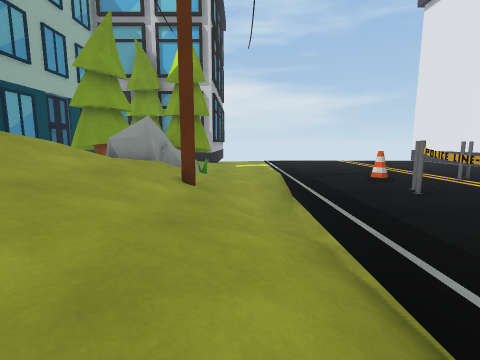
view 1 (above)

23 first-person views from a walk through a Unity game level. The camera is 1.3 m above the floor, tilts 8° down and sees 85° across. The floor is counted in squares, 1 m on a side. Each view is taken from the middle of a square. On the plan, view 1 faces up. The plan holds only what a view shows up to about 13 squares ahead; the rest is blank. The place goes on beyond the plan. Some surface patterns are stand-ins.

view 2
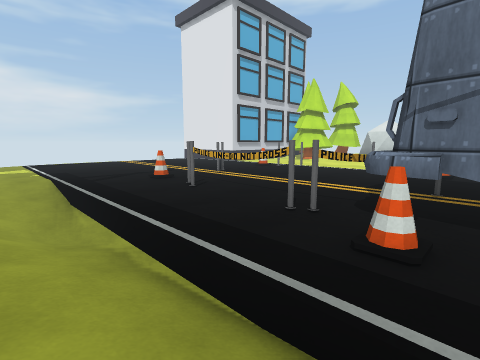

view 3
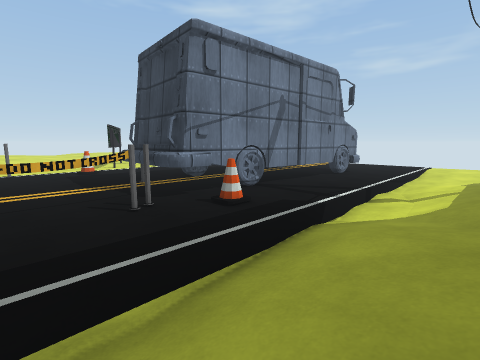

view 4
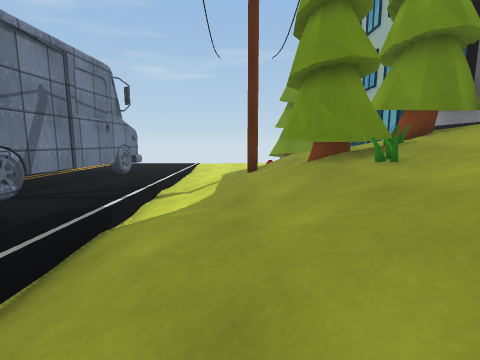

view 5
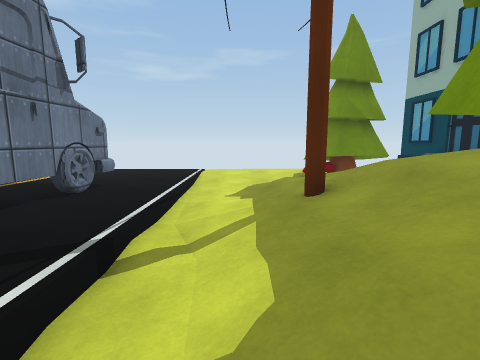

view 6
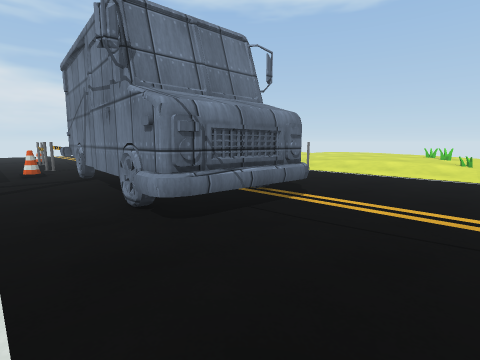

view 7
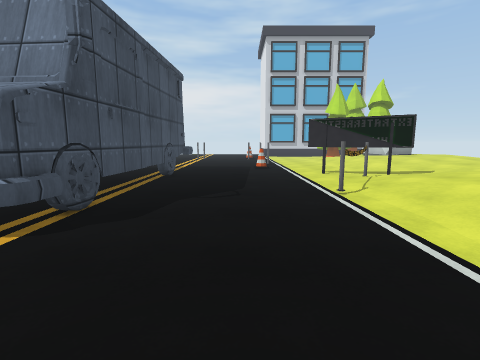

view 8
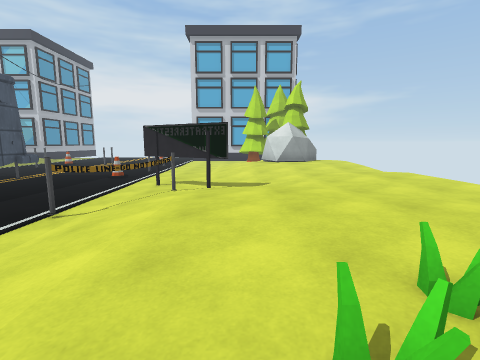

view 9
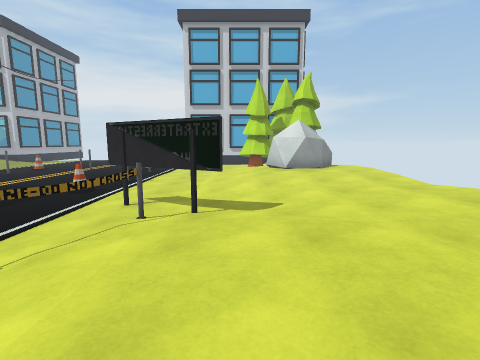

view 10
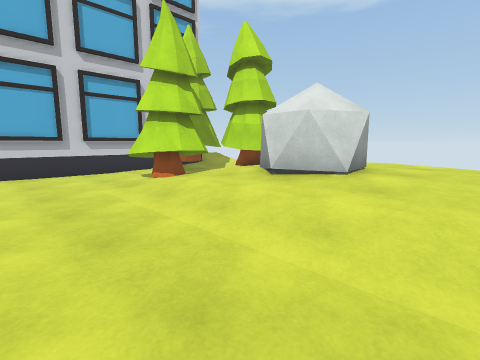

view 11
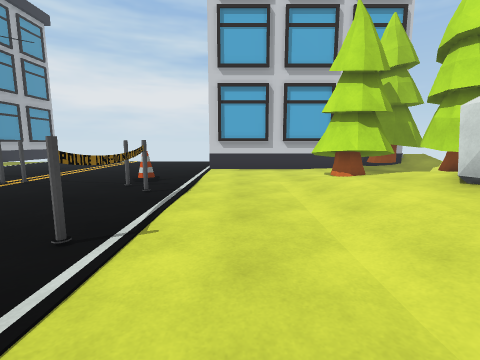

view 12
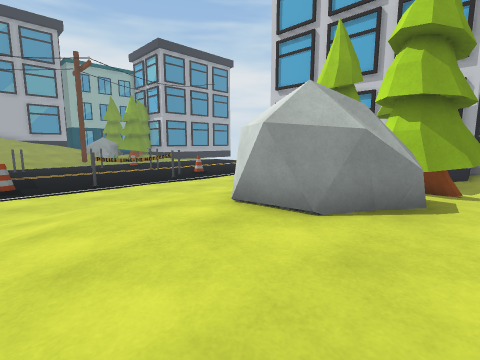

view 13
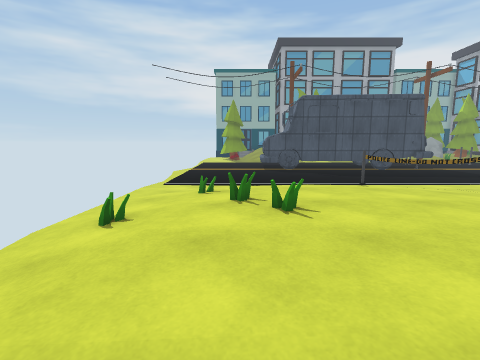

view 14
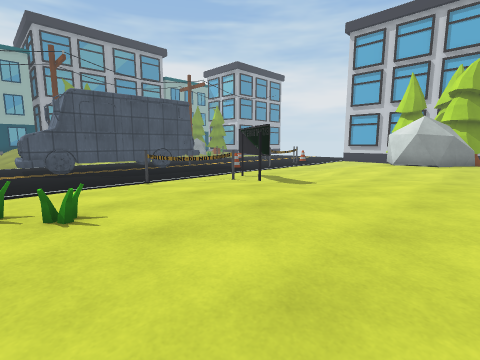

view 15
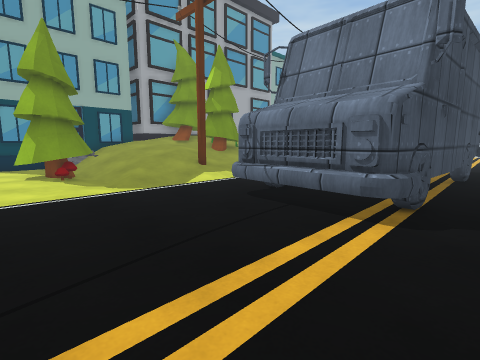

view 16
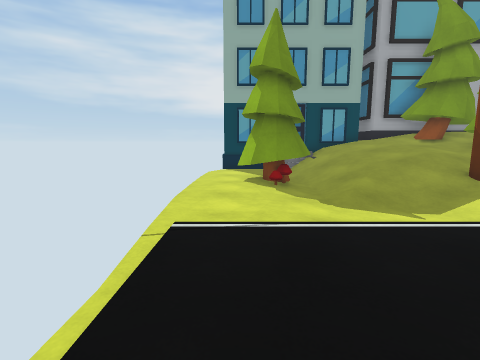

view 17
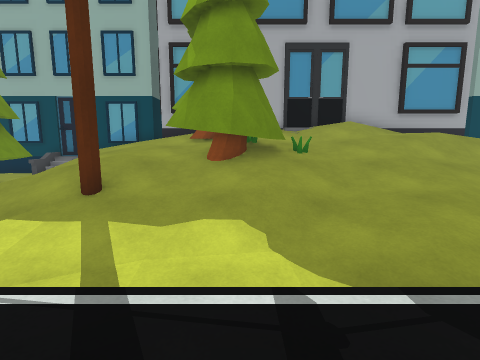

view 18
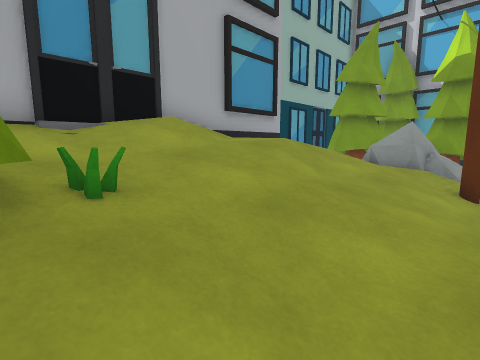

view 19
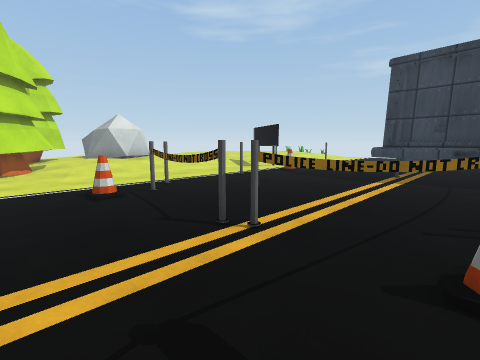

view 20
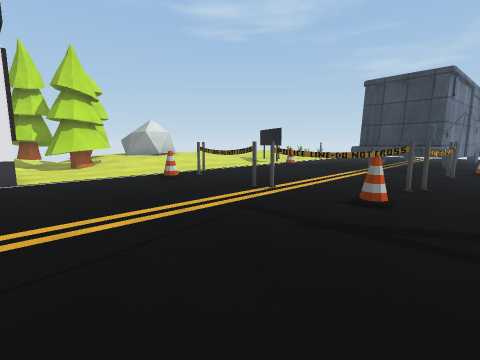

view 21
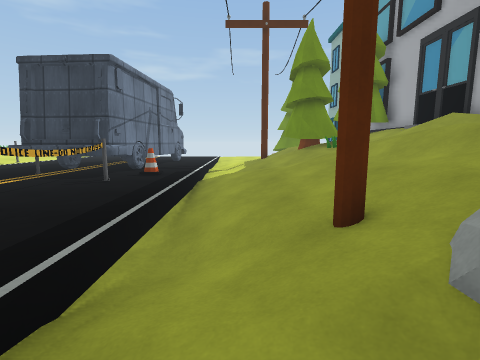

view 22
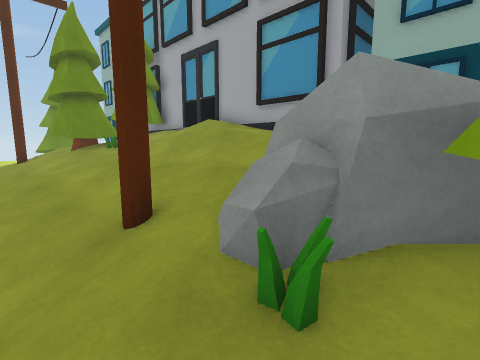

view 23
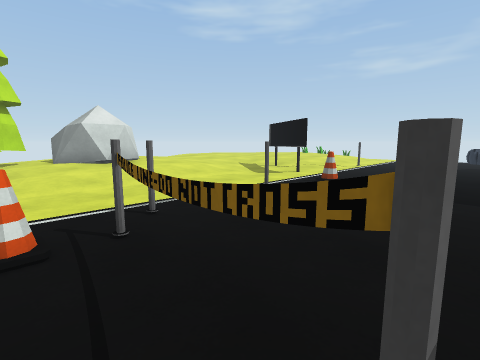

### Floor plan
Key: @ floor where view 1 was taken; # wall or solid block; . main floor; : floor 0.25 m higher than the main floor; - floor 0.25 m lower than the main floor; + floor 0.5 m higher than the main floor; * floor 1.75 m higher than the main floor; / step, stairs or slope; = window, fence, low wall or low ledge; ^ raised ledge; T thing the floor can be seen under or through; O other object.
Columns run from 8 left of view 1 to 24 right of it. Each row starts with its distance up from view 1.
 16          ..                    #
 15          ... .........#        #
 14          .............#######
 13       #....................=#
 12      ##...................###
 11 #######...................###
 10 # #=^===.-/.........=......######
  9 #  /^^#////..=.TTTTTT.....:::+##+
  8 #   //#///=...T......T.../::+=+++
  7  O ///////=..T.......T.../:+####+
  6  O////////=..T.......T.../:+####+
  5  O*///////=.T........T.../:+###++
  4  #*///////=.T........T.../:++++++
  3  #////////#............../:++++++
  2  #/////////..##O....=...../:+++++
  1  O/////////=.OOOOO.........::++++
  0  O//////@//..O  O.....#....::++++
 -1  #//##/////..O  O......TT..::++++
 -2  ######////..OOOO.......TT:::++++
 -3  ######//-/..O  O......T:::::++++
 -4  #####///-/.OO  O.....TT:::++++++
 -5  O/////////.O   O.....T.::+++++++
 -6 #//////////.OOOOO....../:++++++++
 -7 #//////////.OOOOO....../:++++++++
 -8 #///////--/.OOOOO....../:++++++++
 -9 #//##///--/...OO......./:++++++++
-10 #//###----/............./++=++++/
-11 #..###.--./.............//:++++:
-12 #...##..................///////
-13 # .............. . ........../

Positions as (right, up) in squares from view 1, and headings:
1: (0, 0), facing up
2: (0, 0), facing up-right
3: (-1, 5), facing down-right
4: (-1, 5), facing down
5: (0, 0), facing down
6: (2, -12), facing up-right
7: (11, -12), facing up
8: (18, -11), facing up
9: (18, -8), facing up
10: (14, 2), facing up-right
11: (15, 1), facing up
12: (24, 1), facing up-left
13: (24, -10), facing left
14: (24, -10), facing up-left
15: (9, -13), facing up-left
16: (6, -12), facing left
17: (4, -2), facing left
18: (-1, -1), facing up-left
19: (5, 12), facing down-right
20: (3, 15), facing down-right
21: (0, 11), facing down
22: (0, 11), facing down-left
23: (8, 10), facing down-right
